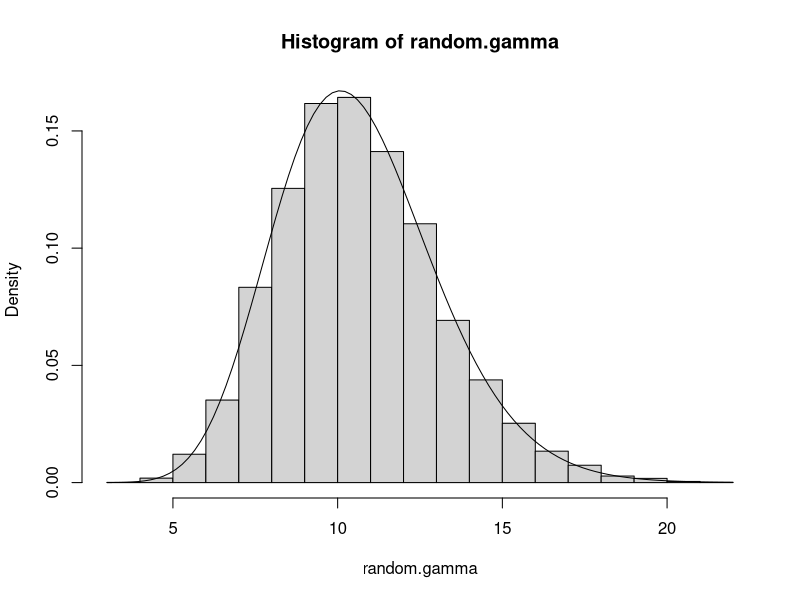

Write the R code that produced this figure.
## ---- chunk 1
gamma.est <- function(vector_data)
{mean_value <- mean(vector_data)
 variance_value <- var(vector_data)
 scale <- variance_value/mean_value
 shape <- mean_value^2/variance_value
 return(c(shape=shape,scale=scale))}
## ---- chunk 2
##Loading data for the cat
library(MASS)
data(cats)

##The code for obatining shape and scale from class
gamma.est_MM <- function(x) {
m <- mean(x); v <- var(x) 
return(c(shape=m^2/v, scale=v/m))
}
gamma.est_MM(cats$Hwt)

##The results from my code.
gamma.est(cats$Hwt)

##My result matches the results from the calss.
## ---- chunk 3
random.gamma <- rgamma(n=10000,shape=19,scale=0.56)
mean_random_gamma <- c(mean_random_gamma=mean(random.gamma))
mean_random_gamma
var_random_gamma <- c(var_random_gamma=var(random.gamma))
var_random_gamma
##The theritical values of mean and of the variance are 10.61778 and 6.114769 respectively.

mean_sample <- c(mean_catHwt=mean(cats$Hwt))
mean_sample
var_sample <- c(var_catHwt=var(cats$Hwt))
var_sample
##The sample values of mean and of the varience are 10.63056 and 5.927451 respectively.
## ---- chunk 4
hist(random.gamma, probability = TRUE)
curve(dgamma(x, shape = 19, scale = 0.56), add = TRUE)
## ---- chunk 5
gamma.est(random.gamma)
##The "shape" and "scale" value for random.gamma data are 19.1259659 and 0.5573949 respectively.
##The true value for "shape" and "scale" are 19.0653121 and 0.5575862 respectively.
##Compare the two set of values, they didn't give too much difference. 
##The scale values are kind of same and the shape values only have a ~0.06 difference. 
## ---- chunk 6
##Writing function gamma.est.se
gamma.est.se <- function(a,s,n,B)
{shape <- sd(gamma.est.sim(a,s,n,B)[1,])
scale <- sd(gamma.est.sim(a,s,n,B)[2,])
return(c(standard_deviation_shape=shape,standard_deviation_scale=scale))}
## ---- chunk 7
shapes <- rep(c(2,3), 5)
scales <- rep(c(1,11), 5)
rbind(shapes, scales)
## ---- chunk 8
shapes <- rep(c(2,3), 5)
scales <- rep(c(8,13), 5)
rbind(shapes[1:7], scales[1:7]) # There was an error here origninally
## ---- chunk 9
##Writing function gamma.est.sim
gamma.est.sim <- function(a,s,n,B)
{shape.vector <- c()
 scale.vector <- c()
 for (j in 1:B)
 {if (j%%2!=0)
 {shape.vector <- c(shape.vector,a)
  scale.vector <- c(scale.vector,s)}
 else
 {shape.vector <- c(shape.vector,a+1)
  scale.vector <- c(scale.vector,s+n)}
 }
 return(rbind(shape.vector,scale.vector))}
## ---- chunk 10
apply(gamma.est.sim(2,1,10,10), 1, sd)
apply(gamma.est.sim(2,8,5,7), 1, sd)
## ---- chunk 11
gamma.est.se(2,1,10,10)
gamma.est.se(2,8,5,7)
##The standard errors matches the standard deviations I just calculated.
##Yes, they should.
## ---- chunk 12
gamma.est.sim <- function(a,s,n,B) {
	return(replicate(B, gamma.est(rgamma(n, shape = a, scale = s))))
}
## ---- chunk 13
gamma.est.se(2,1,10,1e5)
##My answer for the standard error of `shape` is approximately 1.6 
##and that for `scale` approximately 0.54.
